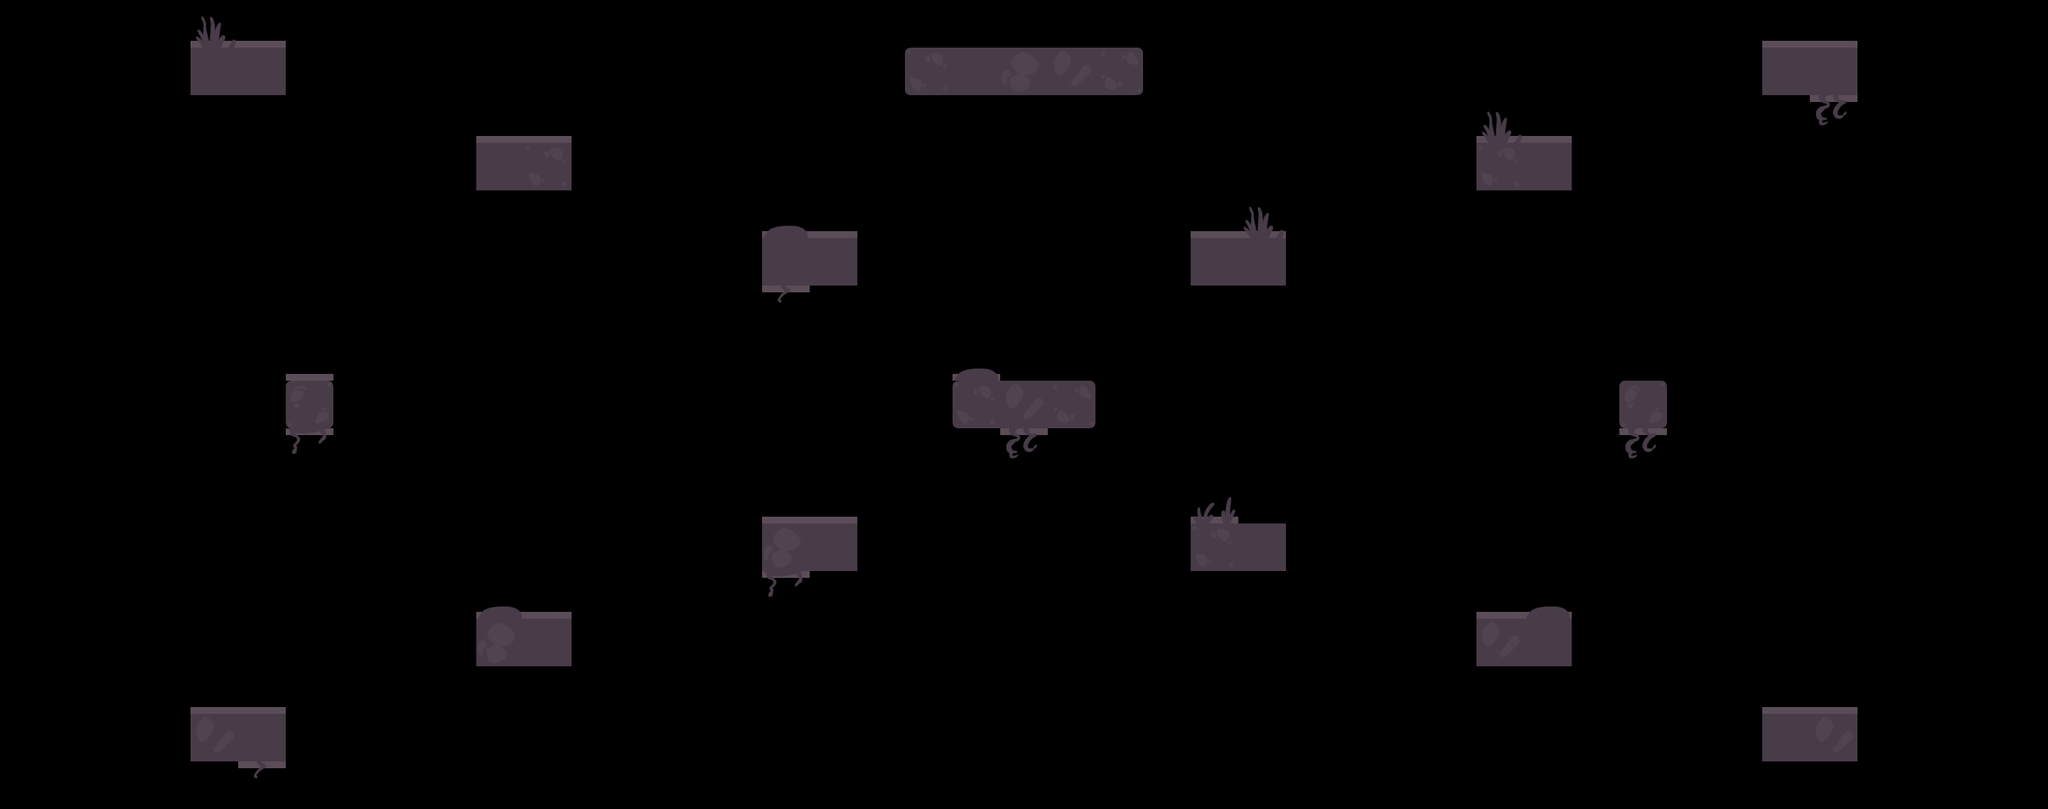

A 2D game scene composited from a Tiled map and its tileset images. What follows is a short description and the map's XML, with every tile layer's data as written:
An orthogonal 43x17 tile map with 70x70 px tiles, 1 tile layer (Capa de Patrones 1) and 21 objects.

<map version="1.0" tiledversion="1.1.4" orientation="orthogonal" renderorder="right-down" width="43" height="17" tilewidth="70" tileheight="70" infinite="0" nextobjectid="26">
 <tileset firstgid="1" source="../../tiles_fv.tsx" />
 <layer name="Capa de Patrones 1" width="43" height="17">
  <data encoding="csv">
0,0,0,0,1,8,0,0,0,0,0,0,0,0,0,0,0,0,0,0,0,0,0,0,0,0,0,0,0,0,0,0,0,0,0,0,0,8,8,0,0,0,0,
0,0,0,0,26,26,0,0,0,0,0,0,0,0,0,0,0,0,0,25,26,28,27,32,0,0,0,0,0,0,0,0,0,0,0,0,0,26,26,0,0,0,0,
0,0,0,0,0,0,0,0,0,0,8,8,0,0,0,0,0,0,0,0,0,0,0,0,0,0,0,0,0,0,0,1,8,0,0,0,0,0,6,0,0,0,0,
0,0,0,0,0,0,0,0,0,0,26,31,0,0,0,0,0,0,0,0,0,0,0,0,0,0,0,0,0,0,0,31,26,0,0,0,0,0,0,0,0,0,0,
0,0,0,0,0,0,0,0,0,0,0,0,0,0,0,0,4,8,0,0,0,0,0,0,0,8,1,0,0,0,0,0,0,0,0,0,0,0,0,0,0,0,0,
0,0,0,0,0,0,0,0,0,0,0,0,0,0,0,0,26,26,0,0,0,0,0,0,0,26,26,0,0,0,0,0,0,0,0,0,0,0,0,0,0,0,0,
0,0,0,0,0,0,0,0,0,0,0,0,0,0,0,0,7,0,0,0,0,0,0,0,0,0,0,0,0,0,0,0,0,0,0,0,0,0,0,0,0,0,0,
0,0,0,0,0,0,8,0,0,0,0,0,0,0,0,0,0,0,0,0,4,0,0,0,0,0,0,0,0,0,0,0,0,0,0,0,0,0,0,0,0,0,0,
0,0,0,0,0,0,24,0,0,0,0,0,0,0,0,0,0,0,0,0,25,27,32,0,0,0,0,0,0,0,0,0,0,0,24,0,0,0,0,0,0,0,0,
0,0,0,0,0,0,5,0,0,0,0,0,0,0,0,0,0,0,0,0,0,6,0,0,0,0,0,0,0,0,0,0,0,0,6,0,0,0,0,0,0,0,0,
0,0,0,0,0,0,0,0,0,0,0,0,0,0,0,0,8,8,0,0,0,0,0,0,0,2,0,0,0,0,0,0,0,0,0,0,0,0,0,0,0,0,0,
0,0,0,0,0,0,0,0,0,0,0,0,0,0,0,0,28,26,0,0,0,0,0,0,0,31,26,0,0,0,0,0,0,0,0,0,0,0,0,0,0,0,0,
0,0,0,0,0,0,0,0,0,0,4,8,0,0,0,0,5,0,0,0,0,0,0,0,0,0,0,0,0,0,0,8,4,0,0,0,0,0,0,0,0,0,0,
0,0,0,0,0,0,0,0,0,0,28,26,0,0,0,0,0,0,0,0,0,0,0,0,0,0,0,0,0,0,0,27,26,0,0,0,0,0,0,0,0,0,0,
0,0,0,0,8,8,0,0,0,0,0,0,0,0,0,0,0,0,0,0,0,0,0,0,0,0,0,0,0,0,0,0,0,0,0,0,0,8,8,0,0,0,0,
0,0,0,0,27,26,0,0,0,0,0,0,0,0,0,0,0,0,0,0,0,0,0,0,0,0,0,0,0,0,0,0,0,0,0,0,0,26,27,0,0,0,0,
0,0,0,0,0,7,0,0,0,0,0,0,0,0,0,0,0,0,0,0,0,0,0,0,0,0,0,0,0,0,0,0,0,0,0,0,0,0,0,0,0,0,0
</data>
 </layer>
 <objectgroup color="#0000ff" name="checkpoint">
  <object id="18" x="1470" y="350" width="70" height="70" />
  <object id="20" x="770" y="70" width="70" height="70" />
  <object id="21" x="2170" y="70" width="70" height="70" />
  <object id="23" x="2240" y="770" width="70" height="70" />
  <object id="24" x="700" y="770" width="70" height="70" />
 </objectgroup>
 <objectgroup name="colision">
  <object id="1" x="280" y="70">
   <polyline points="0,0 140,0 140,70 0,70 0,0" />
  </object>
  <object id="2" x="700" y="210">
   <polyline points="0,0 140,0 140,70 0,70 0,0" />
  </object>
  <object id="3" x="1120" y="350">
   <polyline points="0,0 140,0 140,70 0,70 0,0" />
  </object>
  <object id="4" x="1400" y="560">
   <polyline points="0,0 210,0 210,70 0,70 0,0" />
  </object>
  <object id="5" x="1750" y="350">
   <polyline points="0,0 140,0 140,70 0,70 0,0" />
  </object>
  <object id="6" x="2170" y="210">
   <polyline points="0,0 140,0 140,70 0,70 0,0" />
  </object>
  <object id="7" x="2590" y="70">
   <polyline points="0,0 140,0 140,70 0,70 0,0" />
  </object>
  <object id="8" x="2380" y="560">
   <polyline points="0,0 70,0 70,70 0,70 0,0" />
  </object>
  <object id="9" x="2590" y="1050">
   <polyline points="0,0 140,0 140,70 0,70 0,0" />
  </object>
  <object id="10" x="2170" y="910">
   <polyline points="0,0 140,0 140,70 0,70 0,0" />
  </object>
  <object id="12" x="1750" y="770">
   <polyline points="0,0 140,0 140,70 0,70 0,0" />
  </object>
  <object id="13" x="1120" y="770">
   <polyline points="0,0 140,0 140,70 0,70 0,0" />
  </object>
  <object id="15" x="700" y="910">
   <polyline points="0,0 140,0 140,70 0,70 0,0" />
  </object>
  <object id="16" x="420" y="560">
   <polyline points="0,0 70,0 70,70 0,70 0,0" />
  </object>
  <object id="17" x="280" y="1050">
   <polyline points="0,0 140,0 140,70 0,70 0,0" />
  </object>
  <object id="25" x="1330" y="70">
   <polyline points="0,0 350,0 350,70 0,70 0,0" />
  </object>
 </objectgroup>
</map>
